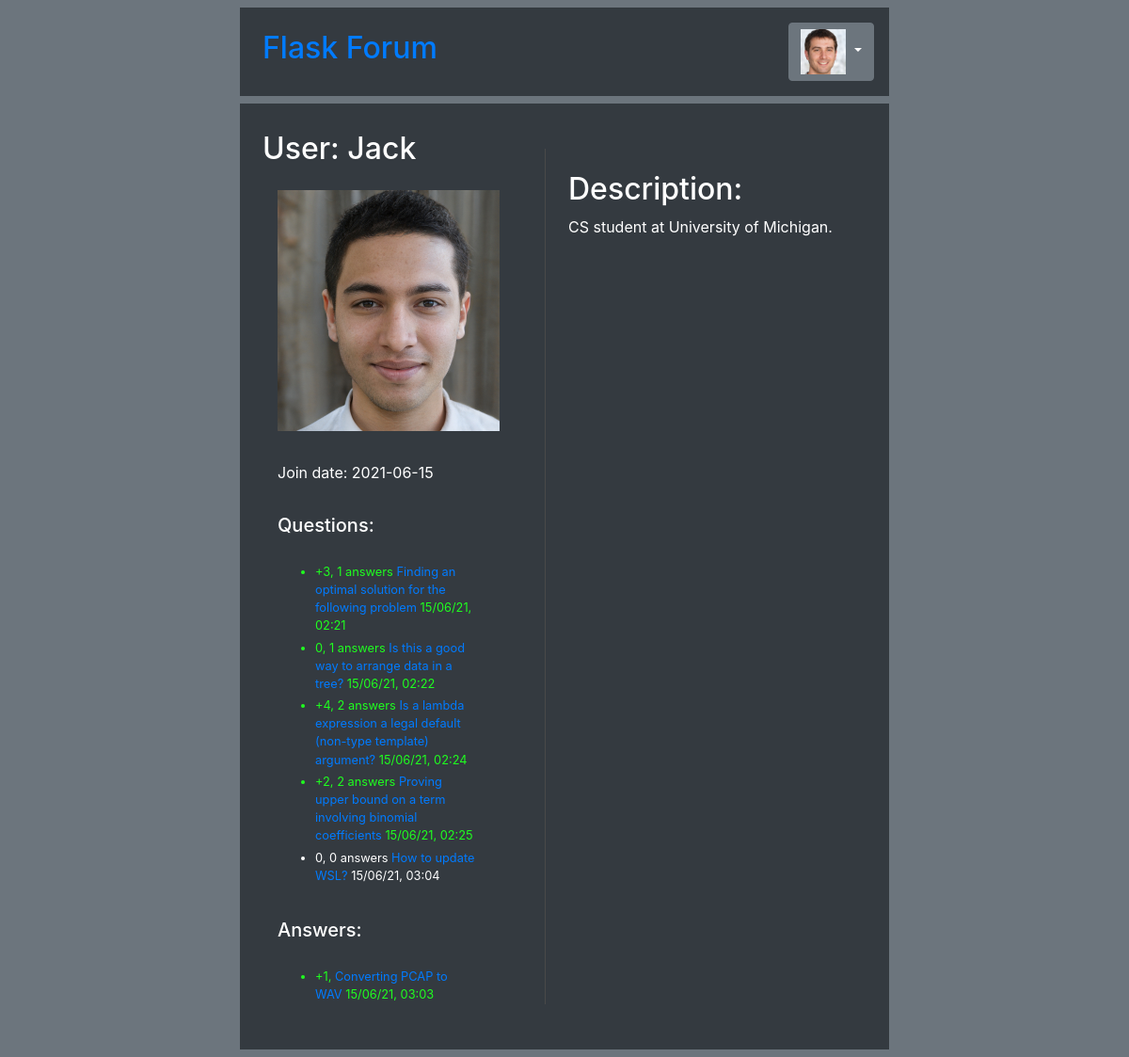
The app's page /user_profile/?user_id=1 (signed in) with its own data.
### models.py (models this page shows)
class User(UserMixin, db.Model):
    __tablename__ = "users"
    id = Column(Integer, primary_key=True)
    email = Column(String(50), unique=True)
    name = Column(String(50))
    password = Column(String(100))
    join_date = Column(Date)
    description = Column(String(500))
    questions = relationship("Question")
    answers = relationship("Answer")
    votes = relationship("Vote")

class Post(db.Model):
    __tablename__ = "posts"
    id = Column(Integer, primary_key=True)
    author_id = Column(Integer, ForeignKey('users.id'))
    content = Column(String(1000))
    votes = relationship("Vote", lazy='dynamic')
    author = relationship("User")
    date = Column(DateTime)
    __mapper_args__ = {'polymorphic_identity':'posts'}

class Question(Post):
    __tablename__ = "questions"
    id = Column(Integer, ForeignKey('posts.id'), primary_key=True)
    title = Column(String(50))
    category_id = Column(Integer, ForeignKey('categories.id'))
    __mapper_args__ = {'polymorphic_identity':'questions'}

### views/profile.py (the view)
@user_profile_blueprint.route("/user_profile/")
def user_profile():
    data = utils.get_base_data()
    data['user_id'] = request.args.get('user_id')
    data['user'] = User.query.filter_by(id=int(data['user_id'])).first()
    answers = Answer.query.filter_by(author_id=int(data['user_id']))
    questions = Question.query.filter_by(author_id=int(data['user_id']))
    data['answers_data'] = utils.get_answers_data(answers)
    data['questions_data'] = utils.get_questions_data(questions)
    return render_template(
        'profile.html',
        data=data
    )

### main.py (called while the page is built)
@login_manager.user_loader
def load_user(user_id):
    return User.query.get(int(user_id))

### views/utils.py (called while the page is built)
def get_base_data():
    data = {}
    data['logged_user_id'] = current_user.id if current_user.is_authenticated else -1
    return data

def get_questions_data(questions):
    questions_data = []
    for question in questions:
        votes_up = question.votes.filter_by(is_up = True).count()
        votes_down = question.votes.filter_by(is_up = False).count()
        votes_sum = votes_up - votes_down
        question_answers = Answer.query.filter_by(question_id=question.id)
        questions_data.append({
            'question': question,
            'votes_sum': votes_sum,
            'answers_count': question_answers.count(),
            'author_name': question.author.name,
            'has_best': question_answers.filter_by(is_best=True).first() != None,
            'time': question.date.strftime('%d/%m/%y, %H:%M'),
        })
    return questions_data

def get_answers_data(answers):
    answers_data = []
    for answer in answers:
        votes_up = answer.votes.filter_by(is_up = True).count()
        votes_down = answer.votes.filter_by(is_up = False).count()
        votes_sum = votes_up - votes_down
        answers_data.append({
            'answer': answer,
            'question_title': Question.query.filter_by(id=int(answer.question_id)).first().title,
            'votes_sum': votes_sum,
            'is_best': answer.is_best,
            'time': answer.date.strftime('%d/%m/%y, %H:%M')
        })
    return answers_data

### templates/profile.html (shortened to what this page needs)
{% extends "base.html" %}
{% block content %}
<div class="d-flex flex-column bg-dark" style="width: 40%;">
    <div class="header p-4">
        <div class="d-flex">
            <h2>User: {{data.user.name}}</h2>
        </div>
        <div class="d-flex p-3">
            <img src="/static/profiles/{{data.user.id}}.jpg" height="256" width="256"/>
        </div>
        <div class="d-flex p-3">
            Join date: {{data.user.join_date}}
        </div>
        <div class="d-flex p-3">
            <h5>Questions:</h5>
        </div>
        <div class="d-flex pl-3">
            {% if data.questions_data|count > 0 %}
            <ul>
                {% for question_data in data.questions_data %}
                <li class="small my-1" {% if question_data.has_best %} style="color: rgb(31, 255, 31)" {% endif %}>
                {%if question_data.votes_sum > 0 %}
                    +{{question_data.votes_sum}},
                {% else %}
                    {{question_data.votes_sum}},
                {% endif %} {{question_data.answers_count}} answers
                <a href="{{url_for('question_blueprint.question', question_id=question_data.question.id)}}">
                    {{question_data.question.title}}
                </a>
                {{question_data.time}}
                </li>
                {% endfor %}
            </ul>
            {% else %}
                This user didn't ask any question yet.
            {% endif %}
        </div>
        <div class="d-flex p-3">
            <h5>Answers:</h5>
        </div>
        <div class="d-flex pl-3">
            {% if data.answers_data|count > 0 %}
            <ul>
                {% for answer_data in data.answers_data %}
                <li class="small my-1" {% if answer_data.is_best %} style="color: rgb(31, 255, 31)" {% endif %}>
                {%if answer_data.votes_sum > 0 %}
                    +{{answer_data.votes_sum}},
                {% else %}
                    {{answer_data.votes_sum}},
                {% endif %}
                <a href="{{url_for('question_blueprint.question', question_id=answer_data.answer.question_id, answer_id=answer_data.answer.id)}}">
                    {{answer_data.question_title}}
                </a>
                {{answer_data.time}}
                </li>
                {% endfor %}
            </ul>
            {% else %}
                This user didn't answer any question yet.
            {% endif %}
        </div>
    </div>
</div>
<div class="d-flex flex-column bg-dark p-5" style="width: 70%;">
    <div class="d-flex flex-column" style="border-left: 1px solid rgb(73, 73, 73); width: 100%; height: 100%;">
        <div class="d-flex mt-4 ml-4">
            <h2>Description:</h2>
        </div>
        <div class="d-flex ml-4">
            <p>
                {% if data.user.description %}
                    {{data.user.description}}
                {% else %}
                    This user has no description set.
                {% endif %}
            </p>
        </div>
    </div>
</div>
{% endblock %}

### static/styles/style.css (style rules this page uses)
.header { width: 100%; margin-top: 5px; margin-bottom: 5px; padding: 10px; color: white; }

### records on screen
User: user.name "Jack", user.join_date "2021-06-15", votes_sum "3", answers_count "1", question "Finding an optimal solution for the following problem", time "15/06/21, 02:21", votes_sum "0", question "Is this a good way to arrange data in a tree?", time "15/06/21, 02:22", votes_sum "4", answers_count "2", question "Is a lambda expression a legal default (non-type template) argument?", time "15/06/21, 02:24", votes_sum "2", question "Proving upper bound on a term involving binomial coefficients", time "15/06/21, 02:25", answers_count "0", question "How to update WSL?", time "15/06/21, 03:04", user.description "CS student at University of Michigan."
Question: votes_sum "1", question_title "Converting PCAP to WAV", time "15/06/21, 03:03"
